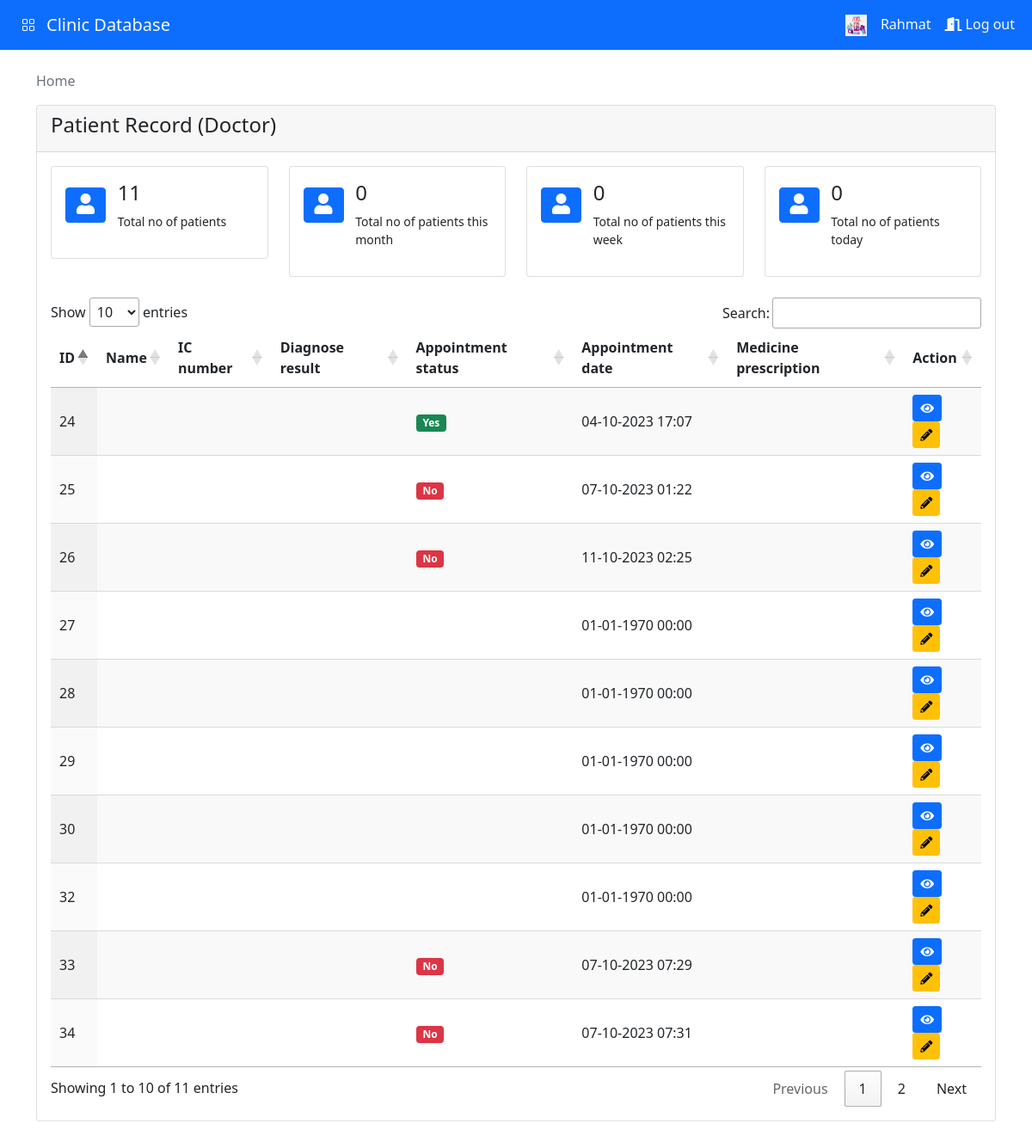
Page /doctor.php (signed in) on the committed database.
### tables this page shows
CREATE TABLE `doctor` (
  `doc_id` int(11) NOT NULL,
  `doc_username` varchar(255) NOT NULL,
  `doc_password` varchar(255) NOT NULL,
  `doc_name` varchar(255) NOT NULL,
  `doc_image` varchar(255) NOT NULL
);

CREATE TABLE `patient` (
  `id` int(11) NOT NULL,
  `name` varchar(255) NOT NULL,
  `icno` varchar(255) NOT NULL,
  `phone_no` varchar(255) NOT NULL,
  `timestamp` varchar(255) NOT NULL,
  `address` varchar(255) NOT NULL,
  `gender` varchar(255) NOT NULL,
  `diagnose_status` varchar(255) NOT NULL,
  `appointment_status` varchar(255) NOT NULL,
  `appointmentDateTime` varchar(255) NOT NULL,
  `medicinePrescription` varchar(255) NOT NULL,
  `total_price` varchar(255) NOT NULL,
  `payment_status` varchar(255) NOT NULL
);

### doctor.php (the view, shortened to what this page needs)
<?php
function getTotalPatientCount($con) {
    $query = "SELECT COUNT(*) as total FROM patient";
    $result = mysqli_query($con, $query);
    $count_data = mysqli_fetch_assoc($result);
    return $count_data['total'];
}
function getTotalPatientsThisMonth($con) {
    $currentMonth = date('m');
    $query = "SELECT COUNT(*) as total FROM patient WHERE MONTH(timestamp) = '$currentMonth'";
    $result = mysqli_query($con, $query);
    $count_data = mysqli_fetch_assoc($result);
    return $count_data['total'];
}
function getTotalPatientsThisWeek($con) {
    $currentDate = date('Y-m-d');
    $currentWeekStart = date('Y-m-d', strtotime('last Sunday', strtotime($currentDate)));
    $currentWeekEnd = date('Y-m-d', strtotime('next Saturday', strtotime($currentDate)));
    $query = "SELECT COUNT(*) as total FROM patient WHERE timestamp BETWEEN '$currentWeekStart' AND '$currentWeekEnd'";
    $result = mysqli_query($con, $query);
    $count_data = mysqli_fetch_assoc($result);
    return $count_data['total'];
}
function getTotalPatientsToday($con) {
    $currentDate = date('Y-m-d');
    $query = "SELECT COUNT(*) as total FROM patient WHERE DATE(timestamp) = '$currentDate'";
    $result = mysqli_query($con, $query);
    $count_data = mysqli_fetch_assoc($result);
    return $count_data['total'];
}
?>
<!DOCTYPE html>
<html lang="en">
<head>
    <link href="https://cdn.jsdelivr.net/npm/bootstrap@5.1.3/dist/css/bootstrap.min.css"
    rel="stylesheet">
    <link rel="stylesheet" href="https://cdn.jsdelivr.net/npm/bootstrap-icons@1.10.5/font/bootstrap-icons.css">
    <link rel="stylesheet" href="path/to/font-awesome/css/font-awesome.min.css">
    <link rel="stylesheet" href="https://cdnjs.cloudflare.com/ajax/libs/font-awesome/5.15.3/css/all.min.css">
    <link rel="stylesheet" href="https://cdn.datatables.net/1.10.25/css/jquery.dataTables.min.css">
    <link rel="stylesheet" href="//cdn.jsdelivr.net/npm/alertifyjs@1.13.1/build/css/alertify.min.css"/>
</head>
<body>
<?php include 'doctor_navbar.php'; ?>
<div class="container mt-4">
    <nav aria-label="breadcrumb">
        <ol class="breadcrumb">
            <li class="breadcrumb-item active" aria-current="page">Home</li>
        </ol>
    </nav>
    <?php include 'doctor_offcanvas.php'; ?>
    <div class="row">
        <div class="col-md-12">
            <div class="card">
                <div class="card-header">
                    <h4>Patient Record (Doctor)
                    </h4>
                </div>
                <div class="card-body">
                    <div class="row">
                    <div class="col-sm-3">
                        <div class="card">
                            <div class="card-body">
                                <div class="row">
                                    <div class="col-sm-3 mt-2">
                                        <button class="btn btn-primary">
                                            <i class="fa fa-user" style="color: #ffffff; font-size:24px;"></i>
                                        </button>
                                    </div>
                                    <div class="col-sm-9">
                                        <h4><?= getTotalPatientCount($con) ?></h4>
                                        <p style="font-size:14px;">Total no of patients</p>
                                    </div>
                                </div>
                            </div>
                        </div>
                    </div>
                    <div class="col-sm-3">
                        <div class="card">
                            <div class="card-body">
                                <div class="row">
                                    <div class="col-sm-3 mt-2">
                                        <button class="btn btn-primary">
                                            <i class="fa fa-user" style="color: #ffffff; font-size:24px;"></i>
                                        </button>
                                    </div>
                                    <div class="col-sm-9">
                                        <h4><?= getTotalPatientsThisMonth($con) ?></h4>
                                        <p style="font-size:14px;">Total no of patients this month</p>
                                    </div>
                                </div>
                            </div>
                        </div>
                    </div>
                    <div class="col-sm-3">
                        <div class="card">
                            <div class="card-body">
                                <div class="row">
                                    <div class="col-sm-3 mt-2">
                                        <button class="btn btn-primary">
                                            <i class="fa fa-user" style="color: #ffffff; font-size:24px;"></i>
                                        </button>
                                    </div>
                                    <div class="col-sm-9">
                                        <h4><?= getTotalPatientsThisWeek($con) ?></h4>
                                        <p style="font-size:14px;">Total no of patients this week</p>
                                    </div>
                                </div>
                            </div>
                        </div>
                    </div>
                    <div class="col-sm-3">
                        <div class="card">
                            <div class="card-body">
                                <div class="row">
                                    <div class="col-sm-3 mt-2">
                                        <button class="btn btn-primary">
                                            <i class="fa fa-user" style="color: #ffffff; font-size:24px;"></i>
                                        </button>
                                    </div>
                                    <div class="col-sm-9">
                                        <h4><?= getTotalPatientsToday($con) ?></h4>
                                        <p style="font-size:14px;">Total no of patients today</p>
                                    </div>
                                </div>
                            </div>
                        </div>
                    </div>
                    </div>
                    <br>
                    <table id="patientTable" class="display" style="width:100%">
                        <thead>
                            <tr>
                                <th>ID</th>
                                <th>Name</th>
                                <th>IC number</th>
                                <th>Diagnose result</th>
                                <th>Appointment status</th>
                                <th>Appointment date</th>
                                <th>Medicine prescription</th>
                                <th>Action</th>
                            </tr>
                        </thead>
                        <tbody>
                            <?php
                                require 'dbcon.php';
                                $query = "SELECT * FROM patient";
                                $query_run = mysqli_query($con, $query);
                                if (mysqli_num_rows($query_run) > 0) {
                                    foreach ($query_run as $patient) {
                                        $formattedtimestamp = date("d-m-Y H:i", strtotime($patient['appointmentDateTime']));
                                        ?>
                                        <tr>
                                            <td><?= $patient['id'] ?></td>
                                            <td><?= $patient['name'] ?></td>
                                            <td><?= $patient['icno'] ?></td>
                                            <td><?= $patient['diagnose_status'] ?></td>
                                            <td>
                                                <?php if ($patient['appointment_status'] === 'Yes') { ?>
                                                    <span class="badge bg-success">Yes</span>
                                                <?php } elseif ($patient['appointment_status'] === 'No') { ?>
                                                    <span class="badge bg-danger">No</span>
                                                <?php } ?>
                                            </td>
                                            <td><?= $formattedtimestamp ?></td>
                                            <td><?= $patient['medicinePrescription']?></td>
                                            <td>
                                                <button type="button" value="<?= $patient['id'] ?>" class="viewPatientBtn btn btn-primary btn-sm"><i class="fas fa-eye"></i></button>
                                                <button type="button" value="<?= $patient['id'] ?>" class="editPatientBtn btn btn-warning btn-sm"><i class="fas fa-pencil-alt"></i></button>
                                            </td>
                                        </tr>
                                        <?php
                                    }
                                } else {
                                    echo "<tr><td colspan='8'>No Record Found</td></tr>";
                                }
                                ?>
                        </tbody>
                    </table>
                </div>
            </div>
        </div>
    </div>
    <br>
</div>
</body>
</html>

### doctor_navbar.php (shortened to what this page needs)
<?php
$doc_name = $_SESSION['doc_name'];
$doc_username = $_SESSION['doc_username'];
?>
<nav class="navbar navbar-expand-lg bg-primary navbar-dark">
        <div class="container-fluid">
          <a class="btn btn-primary" data-bs-toggle="offcanvas" href="#offcanvasExample" role="button" aria-controls="offcanvasExample">
            <i class="bi bi-grid"></i>
          </a>
          <a class="navbar-brand text-light" href="">Clinic Database</a>
          <div class="collapse navbar-collapse" id="navbarNavDropdown">
            <ul class="navbar-nav ml-auto custom-nav">
                <li class="nav-item">
                    <a class="nav-link active text-light" aria-current="page" href="">
                        <?php
                        require 'dbcon.php';
                        $query = "SELECT * FROM doctor where doc_username = '$doc_username'";
                        $query_run = mysqli_query($con, $query);
                        if ($query_run) {
                            if (mysqli_num_rows($query_run) > 0) {
                                $doc_data = mysqli_fetch_assoc($query_run);
                                $doc_image = $doc_data['doc_image'];
                            } else {
                                $doc_image = 'profileImage/default_profile.jpg';
                            }
                        } else {
                            echo "Error in executing the query: " . mysqli_error($con);
                        }
                        ?>
                        <img src="<?php echo $doc_image; ?>" alt="Doctor image" width="25" height="25">
                    </a>
                </li>
                <li class="nav-item">
                    <a class="nav-link active text-light" aria-current="page" href="">
                        <?php echo $doc_name; ?>
                    </a>
                </li>
                <li class="nav-item dropdown">
                    <a class="nav-link active text-light" aria-current="page" href="logout_doctor.php"><i class="fas fa-door-open"></i> Log out
                </a>
                </li>
            </ul>
          </div>
        </div>
</nav>

### doctor_navbar.php (style rules this page uses)
.custom-nav { margin-left: auto; }

### rows in the picture
doctor: doc_image (picture)
patient: id "24", appointment_status "Yes", appointmentDateTime "04-10-2023 17:07"
patient: id "25", appointment_status "No", appointmentDateTime "07-10-2023 01:22"
patient: id "26", appointment_status "No", appointmentDateTime "11-10-2023 02:25"
patient: id "27", appointmentDateTime "01-01-1970 00:00"
patient: id "28", appointmentDateTime "01-01-1970 00:00"
patient: id "29", appointmentDateTime "01-01-1970 00:00"
patient: id "30", appointmentDateTime "01-01-1970 00:00"
patient: id "32", appointmentDateTime "01-01-1970 00:00"
patient: id "33", appointment_status "No", appointmentDateTime "07-10-2023 07:29"
patient: id "34", appointment_status "No", appointmentDateTime "07-10-2023 07:31"

### other values in the picture
$doc_name "Rahmat"
getTotalPatientCount($con) "11"
getTotalPatientsThisMonth($con) "0"
getTotalPatientsThisWeek($con) "0"
getTotalPatientsToday($con) "0"
